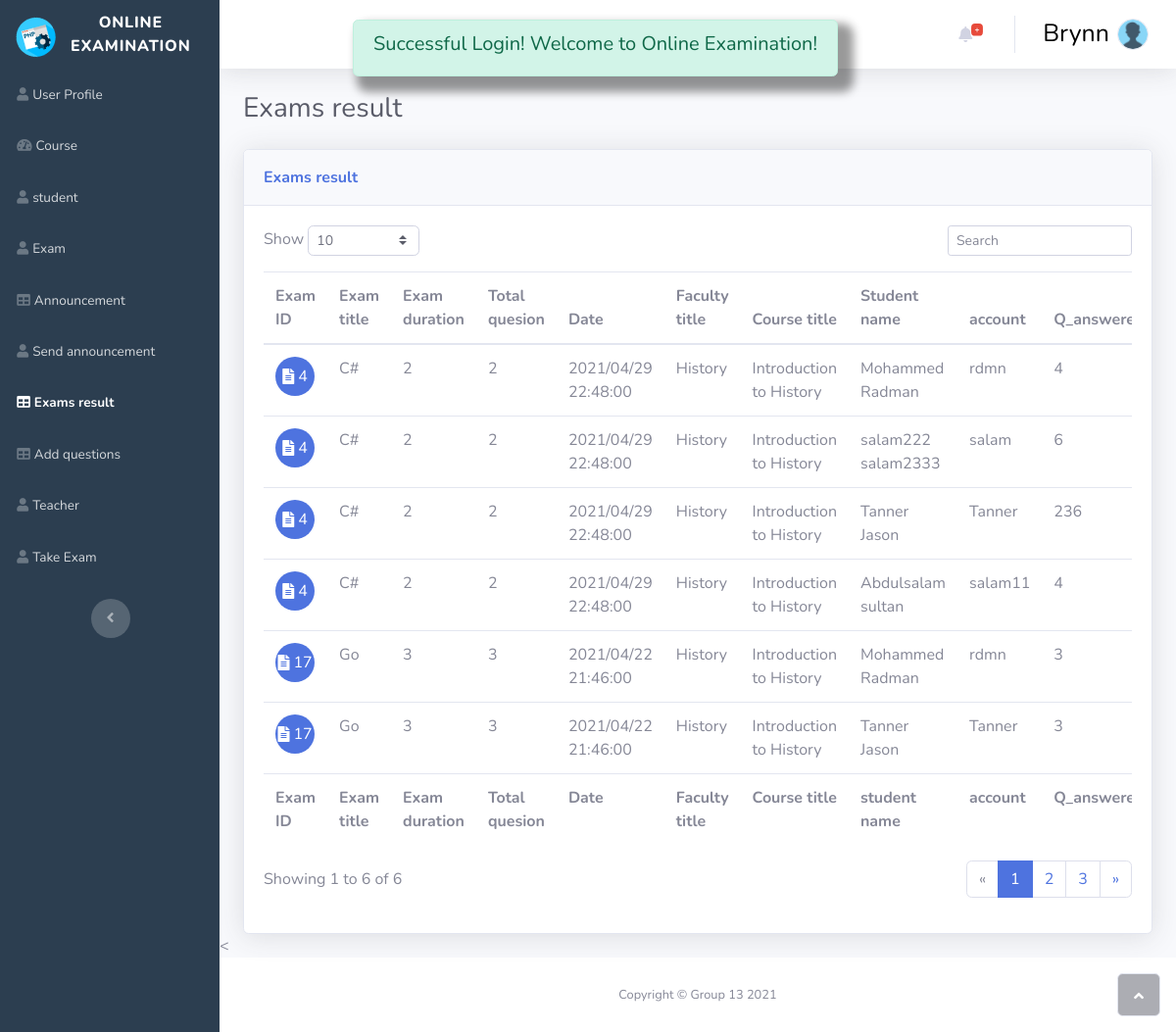
/ExamResult.php (signed in), run on the app's committed database.
### tables this page shows
CREATE TABLE `exam` (
  `exam_id` int(30) NOT NULL,
  `exam_title` varchar(100) NOT NULL,
  `exam_datetime` datetime(6) NOT NULL,
  `exam_duration` varchar(100) NOT NULL,
  `total_question` int(100) NOT NULL,
  `created_on` datetime(6) NOT NULL DEFAULT current_timestamp(6),
  `status` int(50) NOT NULL,
  `course_id` int(30) NOT NULL,
  `teacher_id` int(30) NOT NULL,
  `faculty_id` int(30) NOT NULL,
  `exam_code` varchar(20) NOT NULL
);

CREATE TABLE `faculty` (
  `faculty_id` int(30) NOT NULL,
  `faculty_title` varchar(50) NOT NULL
);

CREATE TABLE `course` (
  `course_id` int(30) NOT NULL,
  `course_title` varchar(50) NOT NULL,
  `faculty_id` int(30) NOT NULL,
  `teacher_id` int(30) NOT NULL
);

### ExamResult.php (the view, shortened to what this page needs)
<!DOCTYPE html>
<html>
<head>
    <?php
    include("cssLinks.php");
    ?>
</head>
<body id="page-top">
    <div id="wrapper">
        <?php
        include("sidebar.php");
        ?>
        <div class="d-flex flex-column" id="content-wrapper">
            <div id="content">
                <?php
                include("aboveNavbar.php");
                ?>
                <div class="container-fluid">
                    <h3 class="text-dark mb-4">Exams result</h3>
                    <div class="card shadow">
                        <div class="card-header py-3">
                            <p class="text-primary m-0 font-weight-bold">Exams result</p>
                        </div>
                        <div class="card-body">
                            <form method="post" action="<?php echo $_SERVER['PHP_SELF']; ?>">
                                <div class="row">
                                    <div class="col-md-6 text-nowrap">
                                        <div id="dataTable_length" class="dataTables_length" aria-controls="dataTable">
                                            <label>Show&nbsp;<select
                                                    class="form-control form-control-sm custom-select custom-select-sm">
                                                    <option value="10" selected="">10</option>
                                                </select>&nbsp;</label>
                                        </div>
                                    </div>
                                    <div class="col-md-6">
                                        <div class="text-md-right dataTables_filter" id="dataTable_filter"><label>
                                                <input name="txtSearch" type="text" class="form-control form-control-sm"
                                                    aria-controls="dataTable" placeholder="Search"></label>
                                        </div>
                                    </div>
                                </div>
                            </form>
                            <div class="table-responsive table mt-2" id="dataTable" role="grid"
                                aria-describedby="dataTable_info">
                                <table class="table my-0" id="dataTable">
                                    <thead>
                                        <tr>
                                            <th>Exam ID</th>
                                            <th>Exam title</th>
                                            <th>Exam duration</th>
                                            <th>Total quesion</th>
                                            <th>Date</th>
                                            <th>Faculty title</th>
                                            <th>Course title</th>
                                            <th>Student name</th>
                                            <th>account</th>
                                            <th>Q_answered</th>
                                        </tr>
                                    </thead>
                                    <tbody>
                                        <?php
                                        $user_role = "";
                                        if (isset($_POST['txtSearch'])) {
                                            $searchTarget = $_POST['txtSearch'];
                                            $courseData = mysqli_query($conn, "SELECT
                                            exam.exam_id,
                                            exam.exam_title,
                                            COUNT(student_record.question_id) AS questions_answered, student_record.user_id,  user.fname,   user.lname,
                                            user.username,    exam.total_question,    exam.exam_duration,    exam.exam_datetime,  course.course_title,
                                            faculty.faculty_title, SUM(student_record.mark) AS totall_mark_score, SUM(question.mark) AS totall_q_mark,
                                              ((SUM(student_record.mark)/SUM(question.mark))*100) AS student_mark
                                          FROM student_record
                                            LEFT OUTER JOIN exam ON student_record.exam_id = exam.exam_id
                                            LEFT OUTER JOIN user ON student_record.user_id = user.user_id
                                            LEFT OUTER JOIN course ON exam.course_id = course.course_id
                                            LEFT OUTER JOIN faculty ON exam.faculty_id = faculty.faculty_id
                                            INNER JOIN question ON student_record.question_id = question.question_id where exam.exam_title LIKE  '%$searchTarget%' and
                                              user.role LIKE  '%$user_role%'
                                          GROUP BY exam.exam_id,
                                                   exam.exam_title,  exam.exam_datetime,
                                                   exam.exam_duration,   exam.total_question,   student_record.user_id,  user.fname, user.lname,  user.username,course.course_title,
                                                   faculty.faculty_title") or die(mysqli_error($conn));
                                            $count = 0;
                                            while ($row = mysqli_fetch_array($courseData)) {
                                                $count += 1;
                                                $datecreated = date_create($row['exam_datetime']);
                                                echo '<tr>
                                                <td style="color:white;">
                                                <div class="bg-primary icon-circle">
                                                <i class="fas fa-file-alt text-white">&nbsp;</i>
                                                    ' . $row['exam_id'] . ' </div></td>
                                                    <td>' . $row['exam_title'] . '</td>
                                                    <td>' . $row['exam_duration'] . '</td>
                                                    <td>' . $row['total_question'] . '</td>
                                                    <td>' . date_format($datecreated, "Y/m/d H:i:s") . '</td>
                                                    <td>' . $row['faculty_title'] . '</td>
                                                    <td>' . $row['course_title'] . '</td>
                                                    <td>' . $row['fname'] . ' ' . $row['lname'] . '</td>
                                                    <td>' . $row['username'] . '</td>
                                                    <td>' . $row['questions_answered'] . '</td>
                                                    <td>' . $row['totall_mark_score'] . '</td>
                                                    <td>' . $row['totall_q_mark'] . '</td>
                                                    <td>' . $row['student_mark'] . '%' . '</td>
                                                </tr>';
                                            }
                                        } else {
                                            $courseData = mysqli_query($conn, "SELECT
                                            exam.exam_id,
                                            exam.exam_title,
                                            COUNT(student_record.question_id) AS questions_answered,
                                            student_record.user_id,   user.fname, user.lname, user.username, exam.total_question,
                                            exam.exam_duration,    exam.exam_datetime, course.course_title, faculty.faculty_title,
                                            SUM(student_record.mark) AS totall_mark_score,  SUM(question.mark) AS totall_q_mark,
                                              ((SUM(student_record.mark)/SUM(question.mark))*100) AS student_mark FROM student_record
                                            LEFT OUTER JOIN exam  ON student_record.exam_id = exam.exam_id
                                            LEFT OUTER JOIN user   ON student_record.user_id = user.user_id
                                            LEFT OUTER JOIN course   ON exam.course_id = course.course_id LEFT OUTER JOIN faculty ON exam.faculty_id = faculty.faculty_id
                                            INNER JOIN question ON student_record.question_id = question.question_id where user.role LIKE  '%$user_role%'
                                          GROUP BY exam.exam_id,  exam.exam_title,   exam.exam_datetime,  exam.exam_duration,  exam.total_question,  student_record.user_id,
                                                   user.fname,  user.lname,  user.username,  course.course_title,  faculty.faculty_title") or die(mysqli_error($conn));
                                            $count = 0;
                                            while ($row = mysqli_fetch_array($courseData)) {
                                                $count += 1;
                                                $datecreated = date_create($row['exam_datetime']);
                                                echo '<tr>
                                                <td style="color:white;">
                                                <div class="bg-primary icon-circle">
                                                <i class="fas fa-file-alt text-white">&nbsp;</i>
                                                    ' . $row['exam_id'] . ' </div></td>
                                                    <td>' . $row['exam_title'] . '</td>
                                                    <td>' . $row['exam_duration'] . '</td>
                                                    <td>' . $row['total_question'] . '</td>
                                                    <td>' . date_format($datecreated, "Y/m/d H:i:s") . '</td>
                                                    <td>' . $row['faculty_title'] . '</td>
                                                    <td>' . $row['course_title'] . '</td>
                                                    <td>' . $row['fname'] . ' ' . $row['lname'] . '</td>
                                                    <td>' . $row['username'] . '</td>
                                                    <td>' . $row['questions_answered'] . '</td>
                                                    <td>' . $row['totall_mark_score'] . '</td>
                                                    <td>' . $row['totall_q_mark'] . '</td>
                                                    <td>' . $row['student_mark'] . '%' . '</td>
                                                </tr>';
                                            }
                                        }
                                        ?>
                                    </tbody>
                                    <tfoot>
                                        <tr>
                                            <td><strong>Exam ID</strong></td>
                                            <td><strong>Exam title</strong></td>
                                            <td><strong>Exam duration</strong></td>
                                            <td><strong>Total quesion</strong></td>
                                            <td><strong>Date</strong></td>
                                            <td><strong>Faculty title</strong></td>
                                            <td><strong>Course title</strong></td>
                                            <td><strong>student name</strong></td>
                                            <td><strong>account</strong></td>
                                            <td><strong>Q_answered</strong></td>
                                        </tr>
                                    </tfoot>
                                </table>
                            </div>
                            <div class="row">
                                <div class="col-md-6 align-self-center">
                                    <p id="dataTable_info" class="dataTables_info" role="status" aria-live="polite">
                                        Showing 1 to <?php echo $count . " of " . $count; ?></p>
                                </div>
                                <div class="col-md-6">
                                    <nav
                                        class="d-lg-flex justify-content-lg-end dataTables_paginate paging_simple_numbers">
                                        <ul class="pagination">
                                            <li class="page-item disabled"><a class="page-link" href="#"
                                                    aria-label="Previous"><span aria-hidden="true">«</span></a></li>
                                            <li class="page-item active"><a class="page-link" href="#">1</a></li>
                                            <li class="page-item"><a class="page-link" href="#">2</a></li>
                                            <li class="page-item"><a class="page-link" href="#">3</a></li>
                                            <li class="page-item"><a class="page-link" href="#" aria-label="Next"><span
                                                        aria-hidden="true">»</span></a></li>
                                        </ul>
                                    </nav>
                                </div>
                            </div>
                        </div>
                    </div>
                </div>
            <<?php
                include('footer.php');
                ?> </div><a class="border rounded d-inline scroll-to-top" href="#page-top"><i
                        class="fas fa-angle-up"></i></a>
</body>
</html>

### footer.php (style rules this page uses)
body { top: 0px !important; }

### data on the page
exam: exam_id "4", exam_title "C#", exam_duration "2", total_question "2", exam_datetime "2021/04/29 22:48:00", faculty.faculty_title "History", course.course_title "Introduction to History", fname "Mohammed", lname "Radman", username "rdmn", questions_answered "4", fname "salam222", lname "salam2333", username "salam", questions_answered "6", fname "Tanner", lname "Jason", username "Tanner", questions_answered "236", fname "Abdulsalam", lname "sultan", username "salam11"
exam: exam_id "17", exam_title "Go", exam_duration "3", total_question "3", exam_datetime "2021/04/22 21:46:00", faculty.faculty_title "History", course.course_title "Introduction to History", fname "Mohammed", lname "Radman", username "rdmn", questions_answered "3", fname "Tanner", lname "Jason", username "Tanner"

### other printed values
$_SESSION['message'] "Successful Login! Welcome to Online Examination!"
$name "Brynn"
$count "6"
